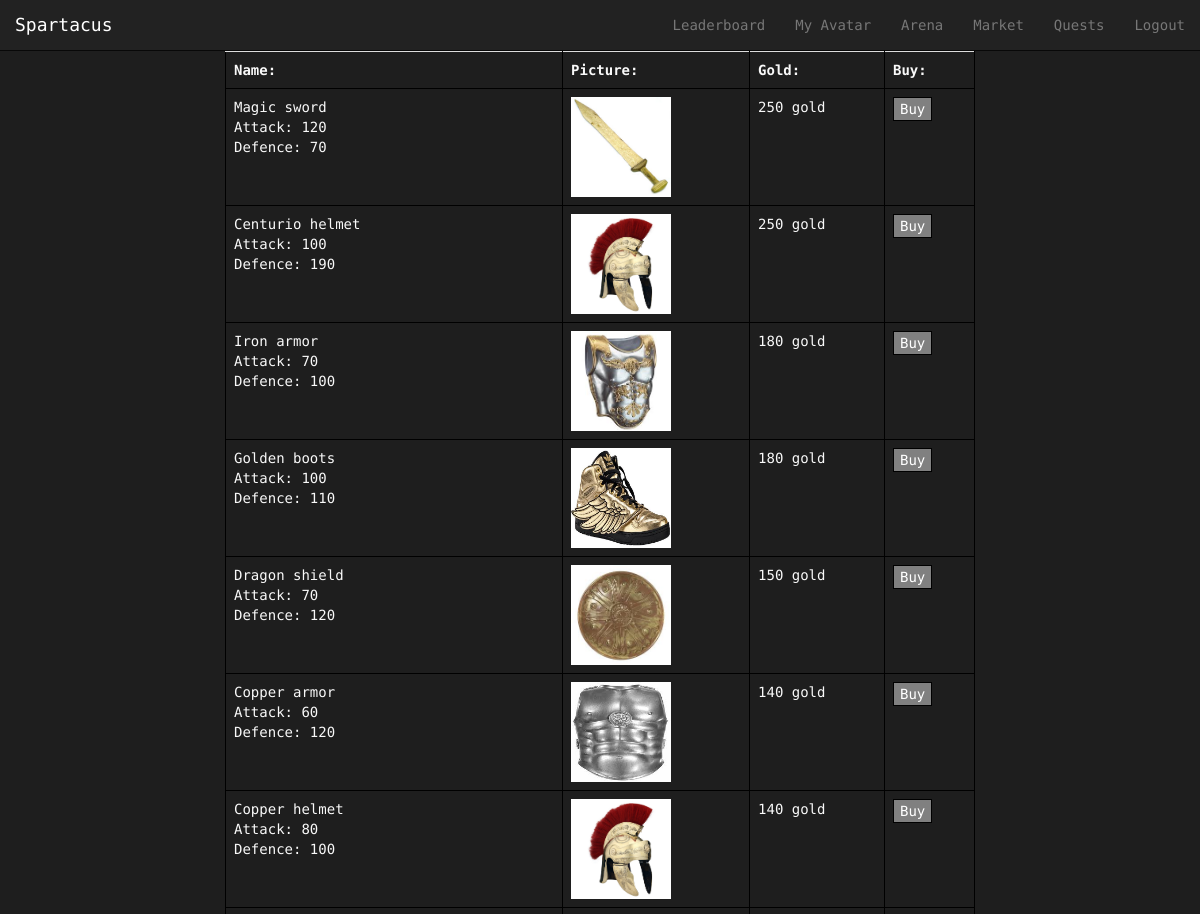
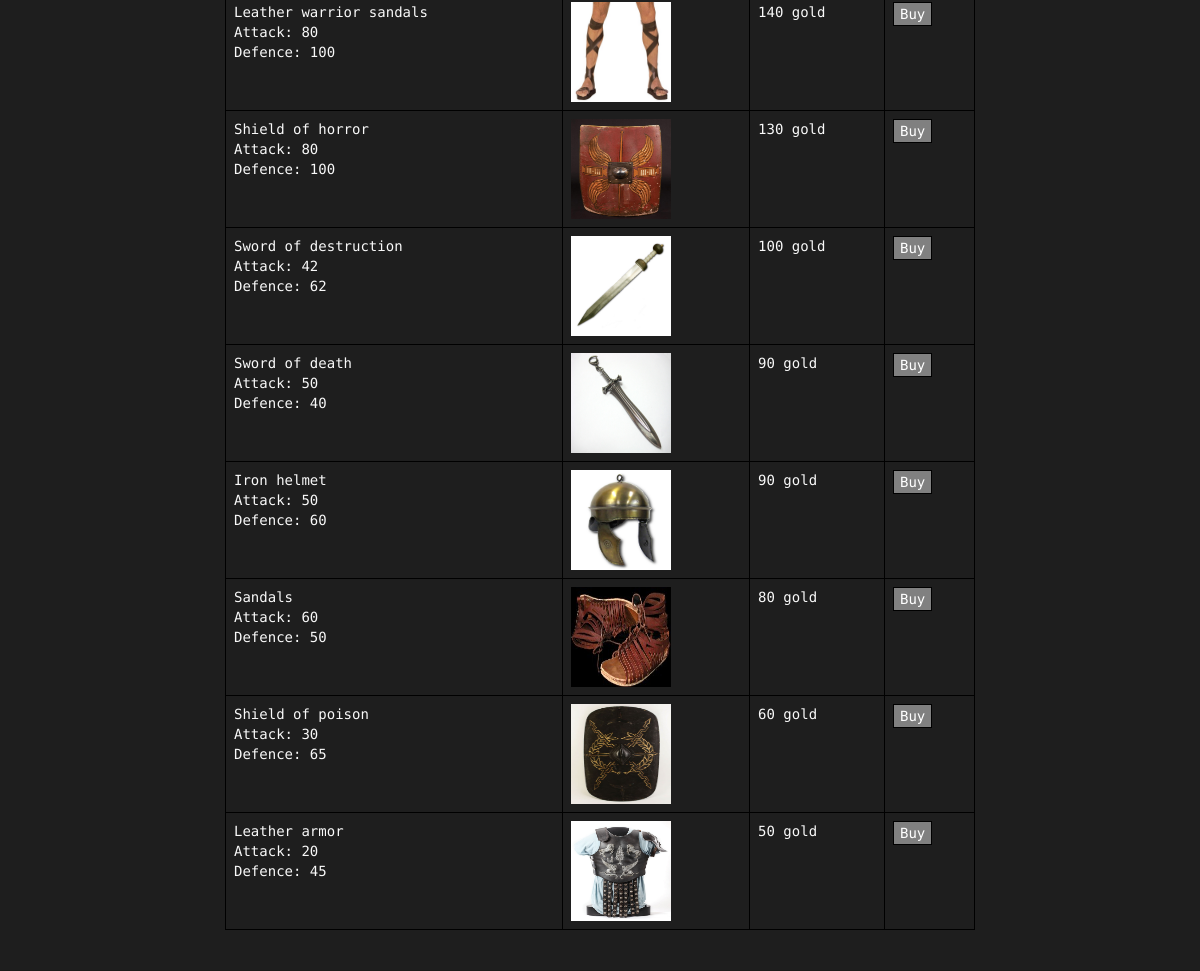
/Spartacus/market/ (signed in), run on the app's committed database (2 pictures, top to bottom).
### Spartacus/models.py (models this page shows, shortened)
class Item(models.Model):
    ITEM_CHOICES = (
    ('sword', 'sword'),
    ('shield', 'shield'),
    ('armor', 'armor'),
    ('helmet', 'helmet'),
    ('boots', 'boots'),)
    price = models.IntegerField(default = 0)
    itemType = models.CharField(max_length=128, choices=ITEM_CHOICES, default= 'sword')
    name = models.CharField(max_length=128, unique = True)
    picture = models.ImageField(upload_to='item_images', blank=True)
    attack = models.IntegerField(default= 10)
    deffence = models.IntegerField(default= 10)

### Spartacus/views.py (the view, shortened to what this page needs)
@login_required
def market(request):
    context_dict = {}
    try:
        avatar = Avatar.objects.get(user = request.user)
        items = Item.objects.order_by('-price')
        context_dict['items'] = items
    except:
        print "Query fail market"
    return render (request, 'Spartacus/market.html', context_dict)

### templates/Spartacus/market.html (shortened to what this page needs)
{% extends 'Spartacus/base.html' %}
{% load staticfiles %}
{% block body_block %}
	<div class="container">
		<div class="row">
			<div class="col-xs-12 col-md-10 col-md-offset-1 col-lg-8 col-lg-offset-2">
				<table class="table" style=" table-layout: auto">
				<th>Name:</th>
				<th>Picture:</th>
				<th>Gold:</th>
				<th>Buy:</th>
				{% for item in items %}
				<tr>
					<td>{{ item.name }} <br/>Attack: {{ item.attack }} <br/>Defence: {{ item.deffence }}</td>
					<td><img src = "{{item.picture.url}}" width = "100" height = "100"></td>
					<td>{{ item.price }} gold</td>
					<td>
						<form method="post" action="{% url 'market' %}">
							<input type="submit" value="Buy" name = "Submit">
						</form></td>
				</tr>
				{% endfor %}
				</table>
			</div>
		</div>
	</div>
{% endblock %}

### static/css/styles.css (style rules this page uses)
html,body { height: 100%; font-family: 'Droid Sans Mono', sans-serif; }
body { padding-top: 51px; background: #1E1E1E; color: #f9f9f9; }

### templates/Spartacus/base.html (style rules this page uses)
table { table-layout: fixed; }
table,th, td, tr { border: 1px solid black; white-space: nowrap; overflow: hidden; text-overflow: ellipsis; }
input { border: 1px solid black; background-color: gray; color: white; }

### data on the page
Item: name "Magic sword", attack "120", deffence "70", picture (picture), price "250"
Item: name "Centurio helmet", attack "100", deffence "190", picture (picture), price "250"
Item: name "Iron armor", attack "70", deffence "100", picture (picture), price "180"
Item: name "Golden boots", attack "100", deffence "110", picture (picture), price "180"
Item: name "Dragon shield", attack "70", deffence "120", picture (picture), price "150"
Item: name "Copper armor", attack "60", deffence "120", picture (picture), price "140"
Item: name "Copper helmet", attack "80", deffence "100", picture (picture), price "140"
Item: name "Leather warrior sandals", attack "80", deffence "100", picture (picture), price "140"
Item: name "Shield of horror", attack "80", deffence "100", picture (picture), price "130"
Item: name "Sword of destruction", attack "42", deffence "62", picture (picture), price "100"
Item: name "Sword of death", attack "50", deffence "40", picture (picture), price "90"
Item: name "Iron helmet", attack "50", deffence "60", picture (picture), price "90"
Item: name "Sandals", attack "60", deffence "50", picture (picture), price "80"
Item: name "Shield of poison", attack "30", deffence "65", picture (picture), price "60"
Item: name "Leather armor", attack "20", deffence "45", picture (picture), price "50"
